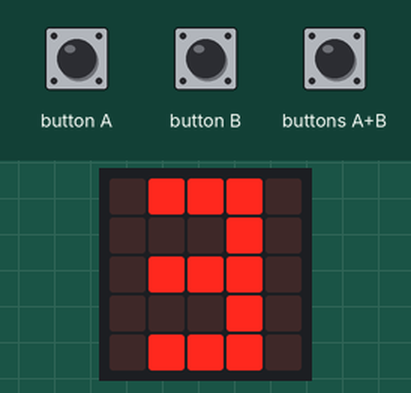
This program was run on a simulated BBC micro:bit (MakeCode). Shown: the board's 5×5 LED display. Inputs (shaded band) come from the test bench. Random numbers come from a fixed seed; the 48×5 strip is a reading aid, not a part: it shows the text the display is scrolling, unrolled, one strip-width of it at a time; the run ends where the board's game-over animation would start. At 22.8 s the program stops and its outputs stay as they are.

Above: at 11.0 s.
At 18.8 s:
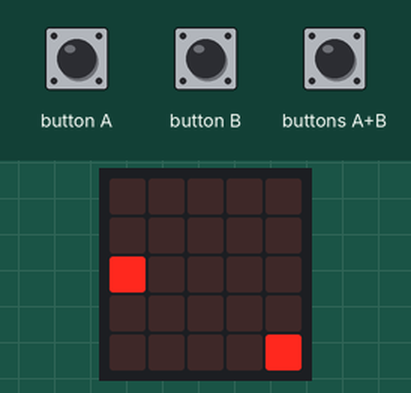
18.9 s: button A pressed for 0.15 s
At 19.4 s:
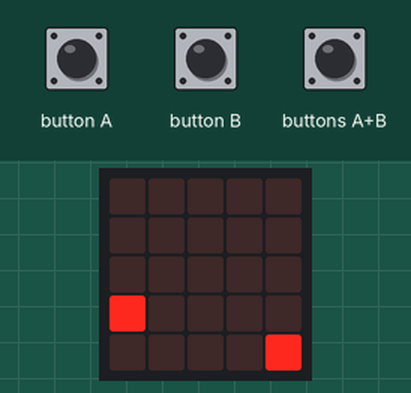
19.6 s: button B pressed for 0.15 s
At 23.9 s:
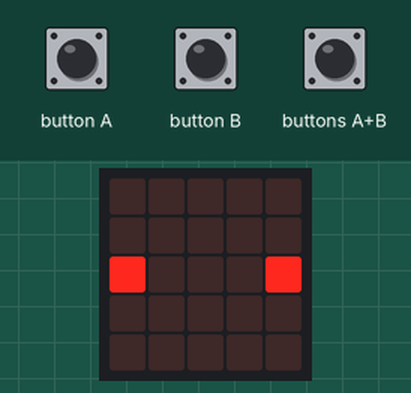

The program:

spaceship.py
```python
def on_button_pressed_a():
    item.change(LedSpriteProperty.Y, 1)
input.on_button_pressed(Button.A, on_button_pressed_a)

def on_button_pressed_ab():
    global bullet
    bullet = game.create_sprite(0, item.get(LedSpriteProperty.Y))
    for index in range(4):
        bullet.change(LedSpriteProperty.X, 1)
        basic.pause(100)
input.on_button_pressed(Button.AB, on_button_pressed_ab)

def on_button_pressed_b():
    item.change(LedSpriteProperty.Y, -1)
input.on_button_pressed(Button.B, on_button_pressed_b)

enemy_bullet: game.LedSprite = None
position = 0
bullet: game.LedSprite = None
item: game.LedSprite = None
basic.show_string("Starting in")
basic.pause(100)
basic.show_leds("""
    . # # # .
        . . . # .
        . # # # .
        . . . # .
        . # # # .
""")
basic.pause(500)
basic.show_leds("""
    . # # . .
        . . . # .
        . . # . .
        . # . . .
        . # # # .
""")
basic.pause(500)
basic.show_leds("""
    . . # . .
        . # # . .
        . . # . .
        . . # . .
        . # # # .
""")
basic.pause(500)
basic.clear_screen()
basic.show_string("Go!")
game.set_score(0)
item = game.create_sprite(0, 2)
enemy = game.create_sprite(4, 2)

def on_forever():
    global position, enemy_bullet
    position = randint(0, 4)
    enemy.set(LedSpriteProperty.Y, position)
    basic.pause(1000)
    if bullet:
        if bullet.is_touching(enemy):
            game.add_score(1)
            enemy_bullet.delete()
    enemy_bullet = game.create_sprite(4, enemy.get(LedSpriteProperty.Y))
    for index2 in range(4):
        enemy_bullet.change(LedSpriteProperty.X, -1)
        basic.pause(100)
    if bullet:
        if bullet.is_touching_edge():
            bullet.delete()
    if enemy_bullet.is_touching_edge():
        enemy_bullet.delete()
    if game.score() == 5:
        game.game_over()
basic.forever(on_forever)

def on_forever2():
    if enemy_bullet:
        if enemy_bullet.is_touching(item):
            game.game_over()
basic.forever(on_forever2)
```

Measured:
- after the input at 18.9 s, the display: changes after 0.15 s (image 2)
- what the display in image 0 shows lasts 0.9 s, from 10.9 s to 11.8 s
